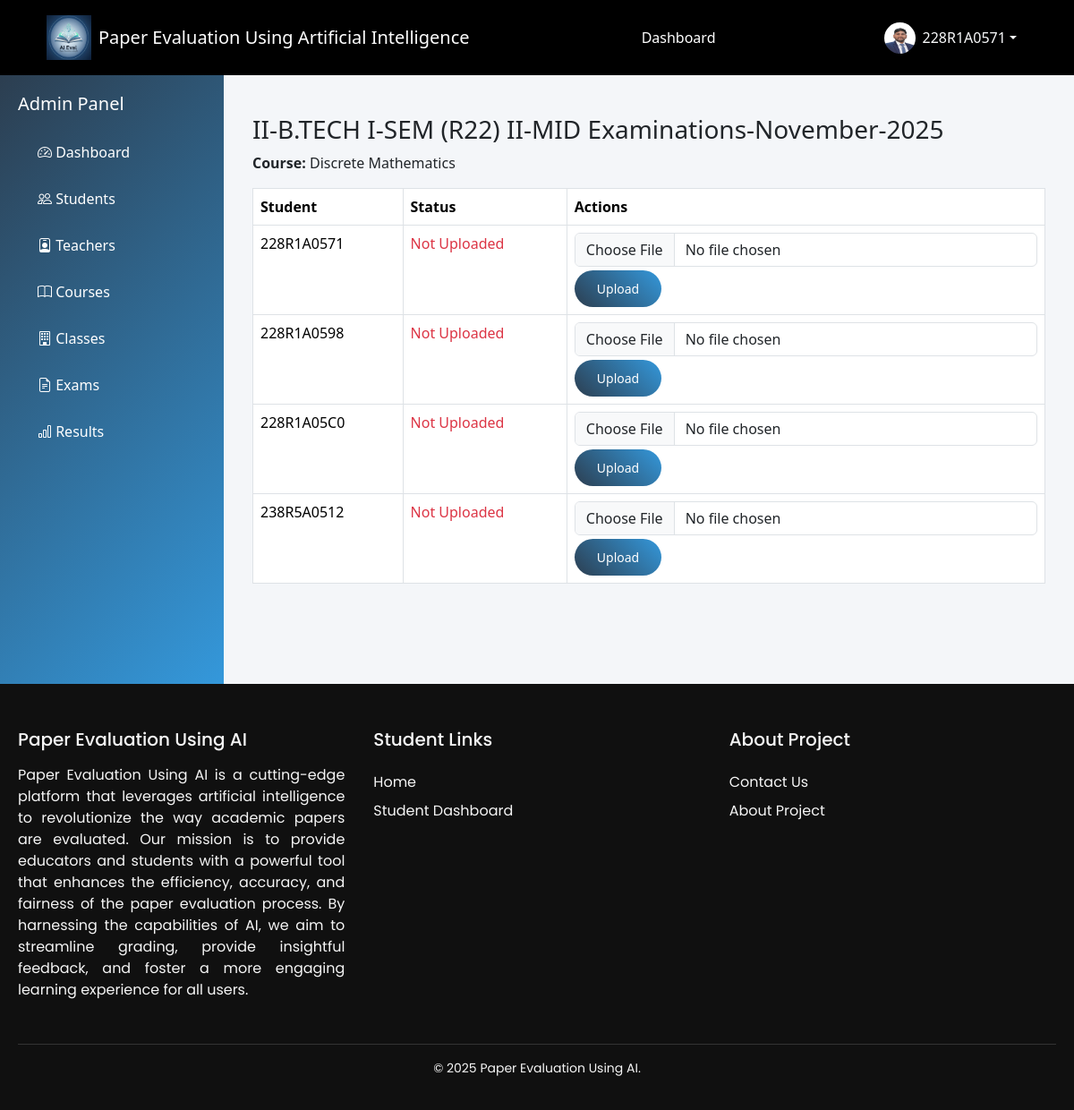
/exam/admin/upload-submission/exam/1/ (signed in), run on the app's committed database.
### Accounts/models.py (models this page shows, shortened)
class User(AbstractUser):
    ROLE_CHOICES = [
        ('admin', 'Admin'),
        ('teacher', 'Teacher'),
        ('student', 'Student'),
    ]
    role = models.CharField(max_length=10, choices=ROLE_CHOICES)
    phone = models.CharField(max_length=15, blank=True)

class Student(models.Model):
    user = models.OneToOneField(User, on_delete=models.CASCADE, related_name='student_profile')
    roll_number = models.CharField(max_length=20)
    profile_image = models.ImageField(
        upload_to='profile/',
        storage=cloudinary_storage,
        blank=True,
        null=True
    )
    student_class = models.ForeignKey(Class, on_delete=models.SET_NULL, null=True, blank=True)
    course = models.CharField(max_length=50, default="BTECH")
    branch = models.CharField(max_length=50)
    YEAR_CHOICES = [
        (1, "1st Year"),
        (2, "2nd Year"),
        (3, "3rd Year"),
        (4, "4th Year"),
    ]
    year = models.IntegerField(choices=YEAR_CHOICES)
    dob = models.DateField()
    attendance = models.FloatField(default=88.0)
    cgpa = models.FloatField(default=8.8)
    created_at = models.DateTimeField(auto_now_add=True)

class Course(models.Model):
    name = models.CharField(max_length=100)
    code = models.CharField(max_length=20)

### Exams/models.py (models this page shows, shortened)
class Exam(models.Model):
    title = models.CharField(max_length=200)
    course = models.ForeignKey(Course, on_delete=models.CASCADE)
    class_assigned = models.ForeignKey(Class, on_delete=models.CASCADE)
    total_marks = models.IntegerField()
    date = models.DateTimeField()
    question_paper = models.FileField(
        upload_to=question_paper_upload,
        storage=cloudinary_storage,
        null=True,
        blank=True
    )
    question_paper_data = models.BinaryField(null=True, blank=True)
    question_paper_name = models.CharField(max_length=255, blank=True)
    answer_key = models.FileField(
        upload_to=answer_key_upload,
        storage=cloudinary_storage,
        null=True,
        blank=True
    )
    answer_key_data = models.BinaryField(null=True, blank=True)
    answer_key_name = models.CharField(max_length=255, blank=True)
    instructions = models.TextField(blank=True)

### Exams/views.py (the view, shortened to what this page needs)
# urls.py: path('admin/upload-submission/exam/<int:exam_id>/', views.admin_upload_submission_exam,name='admin_upload_submission_exam'),
def admin_upload_submission_exam(request, exam_id):
    exam = get_object_or_404(Exam, id=exam_id)
    students = User.objects.filter(role='student')
    submissions = Submission.objects.filter(exam=exam)
    submission_map = {s.student_id: s for s in submissions}
    return render(request, 'exam_admin/upload_submission_exam.html', {
        'exam': exam,
        'students': students,
        'submission_map': submission_map
    })

### Exams/templates/exam_admin/upload_submission_exam.html (shortened to what this page needs)
{% extends "admin/admin_base.html" %}
{% load static %}
{% block admin_content %}
<div class="container mt-4">
    <h3>{{ exam.title }}</h3>
    <p><strong>Course:</strong> {{ exam.course.name }}</p>
    <table class="table table-bordered">
        <thead>
            <tr>
                <th>Student</th>
                <th>Status</th>
                <th>Actions</th>
            </tr>
        </thead>
        <tbody>
            {% for student in students %}
            <tr>
                <td>{{ student.username }}</td>
                <td>
                    {% if student.id in submission_map %}
                        <span class="text-success">Uploaded</span>
                    {% else %}
                        <span class="text-danger">Not Uploaded</span>
                    {% endif %}
                </td>
                <td>
                    {% if student.id in submission_map %}
                        <button type="button"
                                class="btn btn-sm btn-outline-primary view-pdf-btn"
                                data-row-id="student-{{ student.id }}"
                                data-url="{% url 'view_pdf_submission' exam.id 'submission' student.id %}"
                                data-label="Answer Sheet - {{ student.username }}">
                            View PDF
                        </button>
                        <form method="POST" style="display:inline;">
                            {% csrf_token %}
                            <input type="hidden" name="student_id" value="{{ student.id }}">
                            <button name="delete" class="btn btn-sm btn-danger">
                                Delete
                            </button>
                        </form>
                        <form method="POST" enctype="multipart/form-data" style="margin-top:5px;">
                            {% csrf_token %}
                            <input type="hidden" name="student_id" value="{{ student.id }}">
                            <input type="file" name="file" class="form-control mb-1" required>
                            <button class="btn btn-sm btn-primary">Replace</button>
                        </form>
                    {% else %}
                        <form method="POST" enctype="multipart/form-data">
                            <input type="file" name="file" class="form-control mb-1" required>
                            <button class="btn btn-sm btn-primary">Upload</button>
                        </form>
                    {% endif %}
                </td>
            </tr>
            {% endfor %}
        </tbody>
    </table>
</div>
{% endblock %}

### templates/base.html (shortened to what this page needs)
{% load static %}
<!DOCTYPE html>
<html lang="en">
<head>
    <link href="https://cdn.jsdelivr.net/npm/bootstrap@5.3.3/dist/css/bootstrap.min.css" rel="stylesheet">
    <link href="https://cdn.jsdelivr.net/npm/bootstrap-icons@1.10.5/font/bootstrap-icons.css" rel="stylesheet">
    <link rel="stylesheet" href="{% static "css/base.css" %}" />
    <link rel="stylesheet" href="https://cdnjs.cloudflare.com/ajax/libs/toastr.js/latest/toastr.min.css">
    <link href="https://cdn.jsdelivr.net/npm/bootstrap-icons@1.10.5/font/bootstrap-icons.css" rel="stylesheet">
    <link rel="stylesheet" href="https://cdnjs.cloudflare.com/ajax/libs/font-awesome/6.4.0/css/all.min.css">
</head>
<body class="d-flex flex-column">
    <nav class="navbar navbar-expand-lg navbar-dark ">
        <div class="container-fluid">
            <a class="navbar-brand d-flex align-items-center" href="/">
                <img src="{% static 'images/logo.png' %}" width="50" height="50" alt="Beast Logo" class="me-2">
                <span class="brand-text">Paper Evaluation Using Artificial Intelligence</span>
            </a>
            <div class="d-flex flex-wrap align-items-center justify-content-between w-100">
                <ul class="navbar-nav mx-auto">
                    {% if request.user.is_authenticated %}
                    {% if request.user.is_superuser %}
                    <li class="nav-item">
                        <a class="nav-link {% block admin_dashactive %}{% endblock admin_dashactive %}" href="{% url 'admin_dashboard' %}">Dashboard</a>
                    </li>
                    <li class="nav-item">
                        <a class="nav-link" href="{% url 'admin:index' %}">Django Admin</a>
                    </li>
                    {% else %}
                        {% if request.user.role == "teacher" %}
                        <li class="nav-item">
                            <a
                                class="nav-link {% block teacher_dashactive %}{% endblock teacher_dashactive %} "
                                href="{% url "teacher_dashboard" %}">Dashboard</a>
                        </li>
                        {% elif request.user.role == "student" %}
                        <li class="nav-item">
                            <a
                                class="nav-link {% block student_dashactive %}{% endblock student_dashactive %}  "
                                href="{% url "student_dashboard" %}">Dashboard</a>
                        </li>
                        {% endif %}
                    {% endif %}
                    {% endif %}
                </ul>
                <div class="d-flex align-items-center gap-2">
                    {% if request.user.is_authenticated %}
                    <div class="dropdown">
                        <button class="btn dropdown-toggle text-light d-flex align-items-center border-0 bg-transparent"
                            id="userDropdown" data-bs-toggle="dropdown" aria-expanded="false">
                            {% if request.user.role == "student" %}
                            <img src="{{ request.user.student_profile.profile_image.url }}" class="rounded-circle me-2"
                                width="35" height="35">
                            {% elif request.user.role == "teacher" %}
                            <img src="{{ request.user.teacher_profile.profile_image.url }}" class="rounded-circle me-2"
                                width="35" height="35">
                            {% else %}
                            <img src="{% static "images/image.png" %}" class="rounded-circle me-2" width="35" height="35">
                            {% endif %}
                            {{ request.user.username }}
                        </button>
                    </div>
                    {% endif %}
                </div>
            </div>
        </div>
    </nav>
    <main class="flex-grow-1">
        {% block body %}
        {% endblock body %}
    </main>
    <footer class="footer">
        <div class="footer-container">
            <div class="footer-column first-column">
            <h3>Paper Evaluation Using AI</h3>
            <p style="text-align: justify;">
                Paper Evaluation Using AI is a cutting-edge platform that leverages artificial intelligence to revolutionize the way academic papers are evaluated. Our mission is to provide educators and students with a powerful tool that enhances the efficiency, accuracy, and fairness of the paper evaluation process. By harnessing the capabilities of AI, we aim to streamline grading, provide insightful feedback, and foster a more engaging learning experience for all users.
            </p>
            </div>
            <div class="footer-column">
            <h4>Student Links</h4>
            <ul>
                <li><a href="/">Home</a></li>
                <li><a href="{% url "student_dashboard" %}">Student Dashboard</a></li>
            </ul>
            </div>
            <div class="footer-column">
            <h4>About Project</h4>
            <ul>
                <li><a href="/contactus">Contact Us</a></li>
                <li><a href="{% url "aboutproject" %}">About Project</a></li>
            </ul>
            </div>
        </div>
        <div class="footer-bottom">
            <p>&copy; 2025 Paper Evaluation Using AI.</p>
        </div>
    </footer>
</body>
</html>

### static/css/base.css (style rules this page uses)
body { margin: 0; padding: 0; background-color: #f4f2ed; font-family: 'Poppins', sans-serif; }
.navbar { background-color: #000 !important; padding: 12px 40px; }
.navbar .container-fluid { display: flex; align-items: center; justify-content: space-between; }
.navbar-nav { margin: 0 auto; }
.nav-link { padding: 6px 12px; margin: 0; }
.nav-link { color: #fff !important; font-weight: 400; margin: 0 12px; position: relative; transition: all 0.3s ease; }
.nav-link::after { content: ""; position: absolute; width: 0; height: 2px; bottom: -4px; left: 0; background-color: currentColor; transition: width 0.3s ease; }
a { position: relative; text-decoration: none; color: inherit; transition: color 0.3s ease; }
a::after { content: ""; position: absolute; width: 0; height: 2px; left: 0; bottom: -2px; background: currentColor; transition: width 0.3s ease; }
.footer { background-color: #101010; color: #f5f5f5; padding: 50px 20px 20px; font-family: 'Poppins', sans-serif; overflow: hidden; }
.footer-container { display: flex; flex-wrap: wrap; justify-content: space-between; gap: 2rem; max-width: 1200px; margin: 0 auto; }
.footer-column { flex: 1 1 200px; min-width: 200px; }
.footer-column h3, .footer-column h4 { margin-bottom: 1rem; font-size: 1.25rem; position: relative; display: inline-block; }
.footer-column ul { list-style: none; padding: 0; margin: 0; }
.footer-column ul li { margin: 0.5rem 0; }
.footer-column ul li a { color: #f5f5f5; text-decoration: none; position: relative; transition: color 0.3s ease; }
.footer-column ul li a::after { content: ''; position: absolute; bottom: -2px; left: 0; height: 2px; width: 0; background-color: #ffc107 ; transition: width 0.3s ease; }
.footer-bottom { border-top: 1px solid #333; text-align: center; margin-top: 2rem; padding-top: 1rem; font-size: 0.875rem; }

### Dashboards/templates/admin/admin_base.html (style rules this page uses)
:root { --primary-color: #2c3e50; --secondary-color: #3498db; --success-color: #27ae60; --danger-color: #e74c3c; --warning-color: #f39c12; }
body { background-color: #f8f9fa; font-family: 'Segoe UI', Tahoma, Geneva, Verdana, sans-serif; }
.btn-primary { background: linear-gradient(45deg, var(--primary-color), var(--secondary-color)); border: none; border-radius: 25px; padding: 10px 25px; }

### data on the page
User: user.student_profile.profile_image (picture), user.username "228R1A0571", username "228R1A0571", shows "Not Uploaded"
Exam: title "II-B.TECH I-SEM (R22) II-MID Examinations-November-2025", course.name "Discrete Mathematics"
User: username "228R1A0598", shows "Not Uploaded"
User: username "228R1A05C0", shows "Not Uploaded"
User: username "238R5A0512", shows "Not Uploaded"
